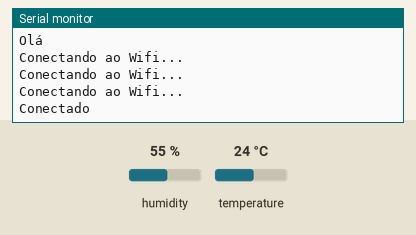
Simulated run of this sketch. Board: ESP32. On the bench: the last lines printed to the serial monitor. Inputs (shaded band) come from the test bench; at power-on: humidity 55 %, temperature 24 °C. WiFi joins after 1.5 s; servers stay silent unless stated.

Above: at 2.7 s.
2.8 s: humidity set to 22 %
At 13.1 s:
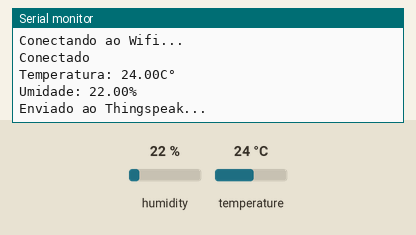
17.9 s: temperature set to 12 °C
At 22.4 s:
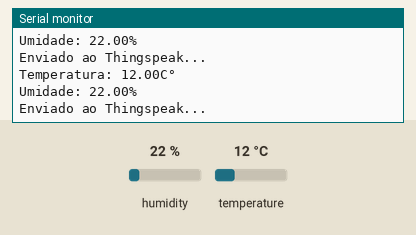
33.0 s: humidity set to 40 %
At 43.5 s:
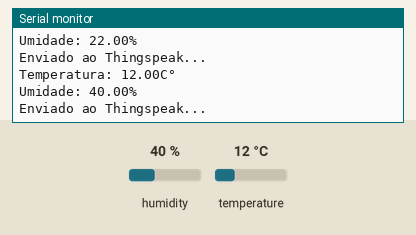

The sketch:

sketch.ino
```cpp
#include <WiFi.h>  //biblioteca
#include <HTTPClient.h>
#include "DHTesp.h"

#define sensorDHT 15
DHTesp sensor;

String apiKey = "7AMH6IYM7XVZ63WZ";
const char *ssid =  "Wokwi-GUEST";
const char *pass =  "";
const char* server = "api.thingspeak.com";
WiFiClient client;

void setup() {
   Serial.begin(115200);
    Serial.println("Olá");

    WiFi.begin(ssid, pass);                     // id e password, iniciar conexao

    while(WiFi.status() != WL_CONNECTED){       //enquanto wifi for diferente de conectado
      delay(500);
      Serial.println("Conectando ao Wifi...");
    }
    Serial.println("Conectado\n");

    sensor.setup(sensorDHT, DHTesp::DHT22);
}

void loop() {
  delay(10000);

  float temperatura = sensor.getTemperature();
  float umidade = sensor.getHumidity();

  if (client.connect(server,80))                                 //api.thingspeak.com
    {
    String postStr = apiKey;
    postStr +="&field1=";
    postStr += String(temperatura);
    postStr += "&field2=";
    postStr += String(umidade);
    postStr += "\r\n\r\n";

    client.print("POST /update HTTP/1.1\n");
    client.print("Host: api.thingspeak.com\n");
    client.print("Connection: close\n");
    client.print("X-THINGSPEAKAPIKEY: "+apiKey+"\n");
    client.print("Content-Type: application/x-www-form-urlencoded\n");
    client.print("Content-Length: ");
    client.print(postStr.length());
    client.print("\n\n");
    client.print(postStr);

  Serial.println("Temperatura: " + String(temperatura) + "C°");
  Serial.println("Umidade: " + String(umidade) + "%");
  Serial.println("Enviado ao Thingspeak... \n\n");
  }
}
```

Measured:
- after the input at 2.8 s, the serial monitor: prints a new line after 8.9 s (image 1)
- after the input at 17.9 s, the serial monitor: prints a new line after 4.0 s (image 2)
- after the input at 33.0 s, the serial monitor: prints a new line after 9.3 s (image 3)
